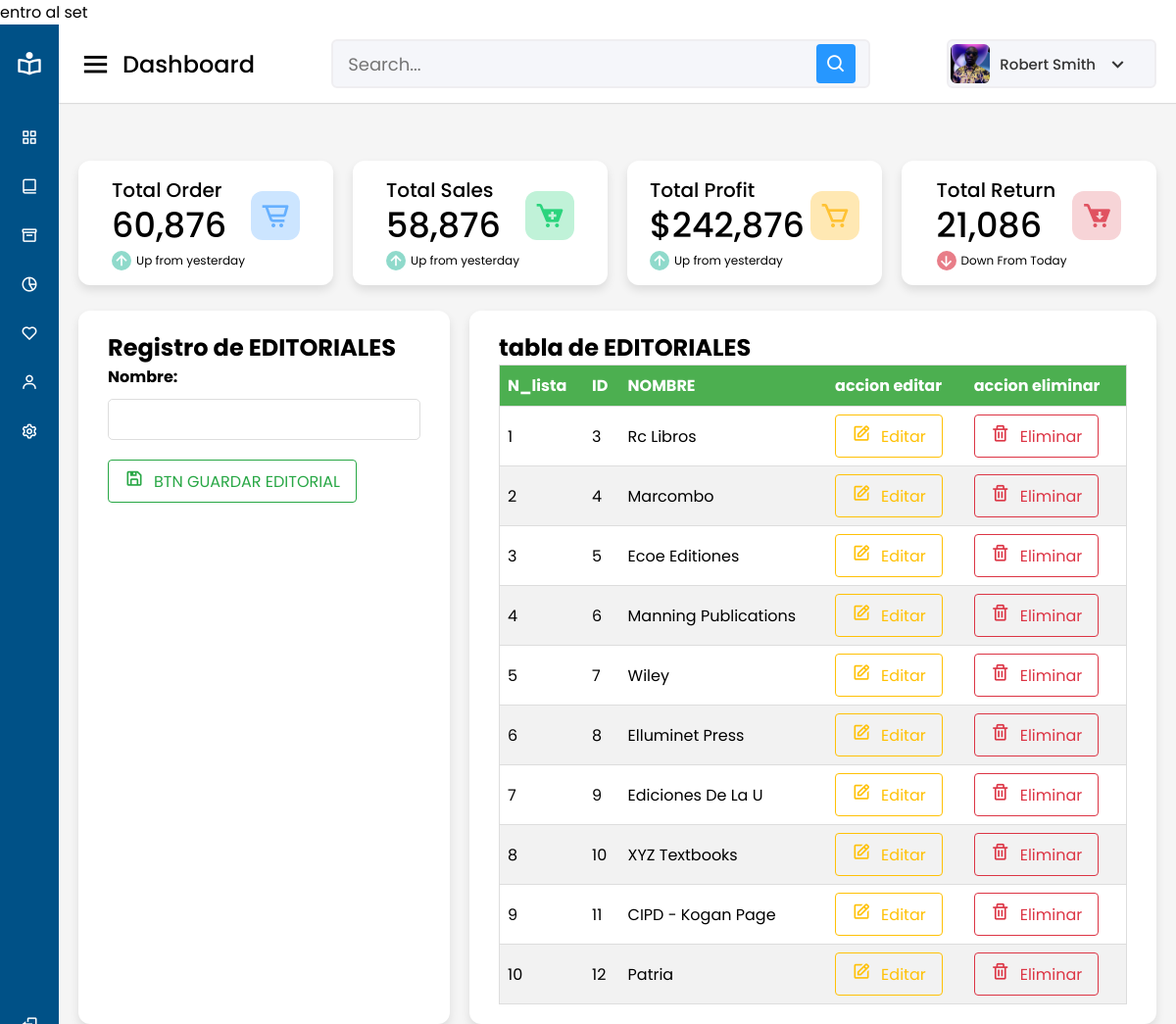
The app's page /editoriales/set/ with its own data.
### tables this page shows
CREATE TABLE `editoriales` 
(
  `Id`      INT(2) NOT NULL AUTO_INCREMENT,
  `Nombre` VARCHAR(45) NOT NULL,
  PRIMARY KEY (`Id`)
);

### core/db_abstract_model.php (called while the page is built, shortened)
<?php
abstract class DBAbstractModel
{
    private static $db_host = 'localhost';
    private static $db_user = 'root';
    private static $db_pass = '';
    protected $db_name = 'adb_2023_act6_Bmanuel';
    protected $query;
    private $conn;
    private function open_connection()
    {
        $this->conn = new mysqli(
            self::$db_host,
            self::$db_user,
            self::$db_pass,
            $this->db_name
        );
    }
    protected function get_results_from_query()
    {
        $result = $this->conn->query($this->query);
    }
}

### editoriales/model.php (called while the page is built, shortened)
<?php
require_once('../core/db_abstract_model.php');
class EditorialModel extends DBAbstractModel
{
    public function get()
    {
        $this->query = "SELECT * FROM editoriales";
        $this->get_results_from_query();
        $resultados = array_map(function ($row) {
            return [
                'Id' => $row['Id'],
                'Nombre' => $row['Nombre'],
            ];
        }, $this->rows);
        return [
            'mensaje' => 'EDITORIALES ENCONTRADAS',
            'registros' => $resultados
        ];
    }
}

### editoriales/view.php (the view)
<?php
$diccionario = array(
    'subtitulo' => array(
        VIEW_SET_EDITORIAL =>    'Crear EDITORIAL',
        VIEW_GET_EDITORIAL =>    'To EDITORIAL',
        VIEW_DELETE_EDITORIAL => 'El EDITORIAL',
        VIEW_EDIT_EDITORIAL =>   ' EDITORIAL'
    ),
    'links_menu' => array(
        'VIEW_SET_EDITORIAL' =>      MODULO . VIEW_SET_EDITORIAL . '/',
        'VIEW_GET_EDITORIAL' =>      MODULO . VIEW_GET_EDITORIAL . '/',
        'VIEW_EDIT_EDITORIAL' =>     MODULO . VIEW_EDIT_EDITORIAL . '/',
        'VIEW_DELETE_EDITORIAL' =>   MODULO . VIEW_DELETE_EDITORIAL . '/'
    ),
    'form_actions' => array(
        'SET' =>    '/dwp_2023_pf_bmanuel/' . MODULO . SET_EDITORIAL . '/',
        'GET' =>    '/dwp_2023_pf_bmanuel/' . MODULO . GET_EDITORIAL . '/',
        'DELETE' => '/dwp_2023_pf_bmanuel/' . MODULO . DELETE_EDITORIAL . '/',
        'EDIT' =>   '/dwp_2023_pf_bmanuel/' . MODULO . EDIT_EDITORIAL . '/'
    )
);
function get_main_template($value = 'header or footer file')
{
    $file = '../frontend/html/main_' . $value . '.html';
    $main_template = file_get_contents($file);
    return $main_template;
}
function get_vista_html($form = 'get')
{
    $file = '../frontend/html/editorial/editorial_' . $form . '.html';
    $template = file_get_contents($file);
    return $template;
}
function render_dinamic_data($html, $data)
{
    foreach ($data as $clave => $valor) {
        $html = str_replace('{' . $clave . '}', $valor, $html);
    }
    return $html;
}
function retornar_vista($vista, $data = array())
{
    global $diccionario;
    $html = get_main_template('template');
    $html = str_replace(
        '{subtitulo}',
        $diccionario['subtitulo'][$vista],
        $html
    );
    if (is_array($data['mensaje']) && !empty($data['mensaje'])) {
        if ($data['mensaje']['tipo'] == 'success') {
            $mensaje = $data['mensaje']['menss'];
            $alert = '<div class="alert success">
                    <span class="closebtn">&times;</span>
                    <i class="bx bx-check-circle"></i>
                    <strong>¡Éxito!</strong> ' . $mensaje . '.
                </div>';
        } else if ($data['mensaje']['tipo'] == 'error') {
            $mensaje = $data['mensaje']['menss'];
            $alert = '<div class="alert error">
                    <span class="closebtn">&times;</span>
                    <i class="bx bx-error-alt"></i>
                    <strong>¡Error!</strong>' . $mensaje . '.
                </div>';
        } else {
            $alert = ' <div class="alert warning">
                    <span class="closebtn">&times;</span>
                    <i class="bx bx-warning"></i>
                    <strong>¡Advertencia!</strong> Ocurrio un error .
                </div> ';
        }
    } else {
        $alert = "";
    }
    $tabla_body = '<tbody>';
    $contador_lista = 1;
    foreach ($data['registros'] as $registro) {
        if (!empty($registro['Id']) && !empty($registro['Nombre']))
        {
            $fila = '<tr id="' . $registro['Id'] . '">';
            $fila .= '<td>' . $contador_lista++ . '</td>';
            $fila .= '<td>' . $registro['Id'] . '</td>';
            $fila .= '<td>' . $registro['Nombre'] . '</td>';
            $fila .= '<td>' . '<a class="boton boton-outline-warning" href="#" onclick="editarEditorial(' . $registro['Id'] . ')"><i class="bx bx-edit"></i>Editar</a>' . '</td>';
            $fila .= '<td>' . '<button class="boton boton-outline-danger" name="EliminarEditorial" type="submit" value="' . $registro['Id'] . '"><i class="bx bx-trash"></i>Eliminar</button>' . '</td>';
            $tabla_body .= $fila . '</tr>';
        }
    }
    $tabla_body .= '</tbody>';
    $html = str_replace('{contenido}', get_vista_html($vista), $html);
    $html = str_replace('{TBODY}', $tabla_body, $html);
    $html = str_replace('{ALERT}', $alert, $html);
    $html = render_dinamic_data($html, $diccionario['form_actions']);
    $html = render_dinamic_data($html, $diccionario['links_menu']);
    print $html;
}

### frontend/css/myStyles.css (style rules this page uses)
.boton { display: inline-block; padding: 0.5rem 1rem; border: 1px solid; border-radius: 0.25rem; text-align: center; text-decoration: none; font-size: 1rem; cursor: pointer; }
.boton-outline-success { color: #28a745; background-color: transparent; border-color: #28a745; }
.boton-outline-danger { color: #dc3545; background-color: transparent; border-color: #dc3545; }
.boton-outline-warning { color: #ffc107; background-color: transparent; border-color: #ffc107; }
label { display: block; margin-bottom: 10px; font-weight: bold; }
input[type="text"], input[type="email"], input[type="password"] { width: 100%; padding: 10px; border-radius: 5px; border: 1px solid #ddd; margin-bottom: 20px; box-sizing: border-box; }
table { border-collapse: collapse; width: 100%; border: 1px solid #ddd; }
th, td { text-align: left; padding: 8px; border-bottom: 1px solid #ddd; }
th { background-color: #4CAF50; color: white; }
tr:not(:last-child) { border-bottom: 1px solid #ddd; }
tr:nth-child(even) { background-color: #f2f2f2; }
.tr-hover { transition: background-color 0.3s ease; }
.bx { font-size: 20px; margin-right: 10px; }

### records on screen
editoriales: Id "3", Nombre "Rc Libros"
editoriales: Id "4", Nombre "Marcombo"
editoriales: Id "5", Nombre "Ecoe Editiones"
editoriales: Id "6", Nombre "Manning Publications"
editoriales: Id "7", Nombre "Wiley"
editoriales: Id "8", Nombre "Elluminet Press"
editoriales: Id "9", Nombre "Ediciones De La U"
editoriales: Id "10", Nombre "XYZ Textbooks"
editoriales: Id "11", Nombre "CIPD - Kogan Page"
editoriales: Id "12", Nombre "Patria"
